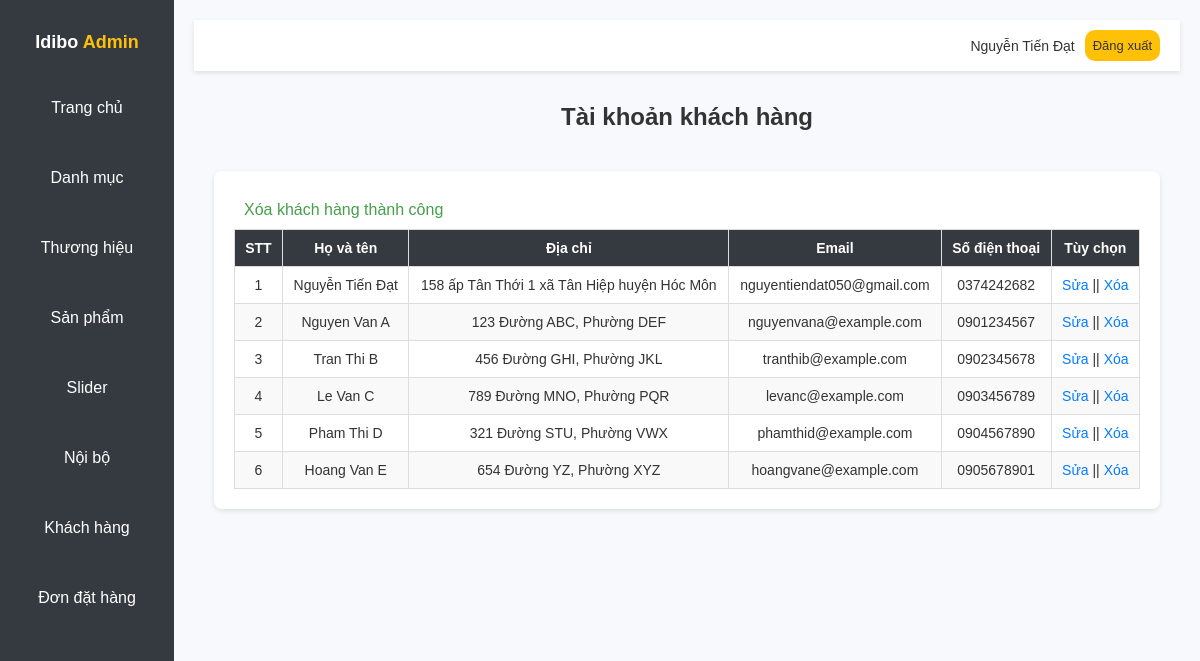
/admin/customerlist.php?delid=3 (signed in), run on the app's committed database.
### tables this page shows
CREATE TABLE `tbl_customer` (
  `id` int(11) NOT NULL,
  `name` varchar(255) NOT NULL,
  `address` varchar(1000) NOT NULL,
  `province` varchar(255) NOT NULL,
  `district` varchar(255) NOT NULL,
  `wards` varchar(255) NOT NULL,
  `phone` varchar(30) NOT NULL,
  `email` varchar(50) NOT NULL,
  `password` varchar(255) NOT NULL
);

### lib/database.php (called while the page is built, shortened)
<?php
    class Database {
        public $host    = DB_HOST;
        public $user    = DB_USER;
        public $pass    = DB_PASS;
        public $dbname  = DB_NAME;
        public $link;
        private function connectDB() {
            $this->link = new mysqli($this->host, $this->user,
                                     $this->pass, $this->dbname);
        }
        public function select($query) {
            $result = $this->link->query($query) or
                die($this->link->error . __LINE__);
            if ($result->num_rows > 0) {
                return $result;
            } else {
                return false;
            }
        }
        public function delete($query) {
            $delete_row = $this->link->query($query) or
                die($this->link->error . __LINE__);
            if ($delete_row) {
                return $delete_row;
            } else {
                return false;
            }
        }
    }
?>

### admin/customerlist.php (the view)
<?php
  include 'inc/header.php';
  include '../classes/customer.php'
?>
<?php
  $customer = new customer();
  if (isset($_GET['delid'])) {
      $id = $_GET['delid'];
      $delCustomer = $customer->del_customer($id);
  }
?>
<link rel="stylesheet" href="css/customerlist.css">
<h1 class="dashboard-title">Tài khoản khách hàng</h1>
<div class="customer-list-wrapper">
  <div class="customer-box">
    <div class="noti">
      <?php
        if(isset($delCustomer)){
          echo $delCustomer;
        }
      ?>
    </div>
    <div class="table-wrapper">
      <table class="customer-table" id="customer-table">
        <thead>
          <tr>
            <th>STT</th>
            <th>Họ và tên</th>
            <th>Địa chỉ</th>
            <th>Email</th>
            <th>Số điện thoại</th>
            <th>Tùy chọn</th>
          </tr>
        </thead>
        <tbody>
          <?php
            $show_customer_list = $customer->show_customer_list();
            if ($show_customer_list) {
              $i = 0;
              while($result = $show_customer_list->fetch_assoc()) {
                $i++;
          ?>
          <tr class="customer-row">
            <td><?php echo $i ?></td>
            <td><?php echo $result['name'] ?></td>
            <td><?php echo $result['address'] ?></td>
            <td><?php echo $result['email'] ?></td>
            <td><?php echo $result['phone'] ?></td>
            <td>
              <a href="customeredit.php?customerid=<?php echo $result['id']; ?>" class="action-link">Sửa</a>
              ||
              <a href="?delid=<?php echo $result['id']; ?>" class="action-link confirmable" data-message="Bạn có muốn xóa danh mục này?">Xóa</a>
            </td>
          </tr>
          <?php
              }
            }
          ?>
        </tbody>
      </table>
    </div>
  </div>
</div>
<?php
  include 'inc/footer.php';
?>

### admin/css/styles.css (style rules this page uses)
body { font-family: Arial, sans-serif; margin: 0; padding: 0; background-color: #f8f9fc; color: #333; text-decoration: none; display: flex; }
.dashboard-title { font-size: 24px; margin-bottom: 20px; color: #333; }
.noti { margin: 10px; }
.dashboard-title { text-align: center; margin-top: 2rem; }

### admin/css/customerlist.css (style rules this page uses)
.customer-list-wrapper { display: flex; justify-content: center; padding: 20px; background-color: #f8f9fc; }
.customer-box { background-color: #fff; padding: 20px; width: 100%; border-radius: 8px; box-shadow: 0 2px 5px rgba(0, 0, 0, 0.1); }
.table-wrapper { margin-top: 10px; }
.customer-table { font-size: 14px; width: 100%; border-collapse: collapse; border: 1px solid #ddd; }
.customer-table th, .customer-table td { padding: 10px; text-align: center; border: 1px solid #ddd; }
.customer-table th { background-color: #343a40; color: #fff; }
.customer-table tr:nth-child(even) { background-color: #f9f9f9; }
.action-link { color: #007bff; text-decoration: none; }

### data on the page
tbl_customer: name "Nguyễn Tiến Đạt", address "158 ấp Tân Thới 1 xã Tân Hiệp huyện Hóc Môn", email "nguyentiendat050@gmail.com", phone "0374242682"
tbl_customer: name "Nguyen Van A", address "123 Đường ABC, Phường DEF", email "nguyenvana@example.com", phone "0901234567"
tbl_customer: name "Tran Thi B", address "456 Đường GHI, Phường JKL", email "tranthib@example.com", phone "0902345678"
tbl_customer: name "Le Van C", address "789 Đường MNO, Phường PQR", email "levanc@example.com", phone "0903456789"
tbl_customer: name "Pham Thi D", address "321 Đường STU, Phường VWX", email "phamthid@example.com", phone "0904567890"
tbl_customer: name "Hoang Van E", address "654 Đường YZ, Phường XYZ", email "hoangvane@example.com", phone "0905678901"

### other printed values
Session::get('adminName') "Nguyễn Tiến Đạt"
